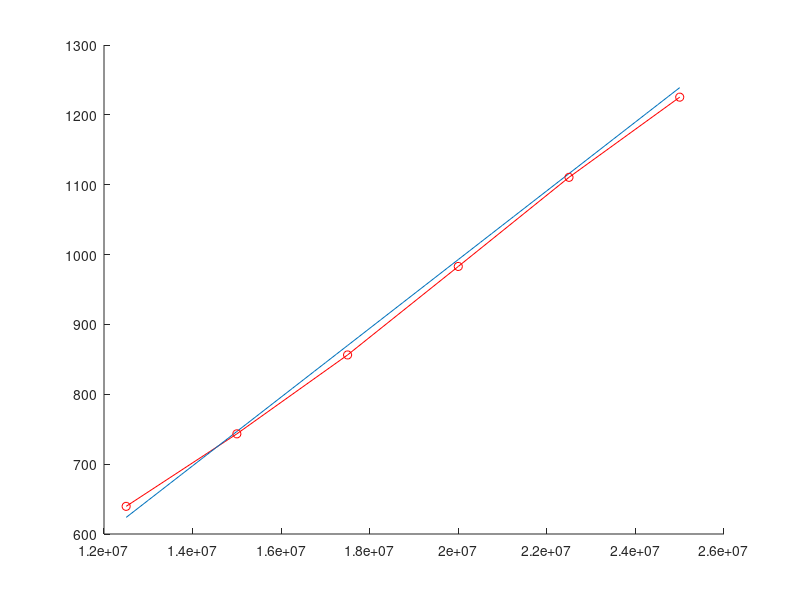
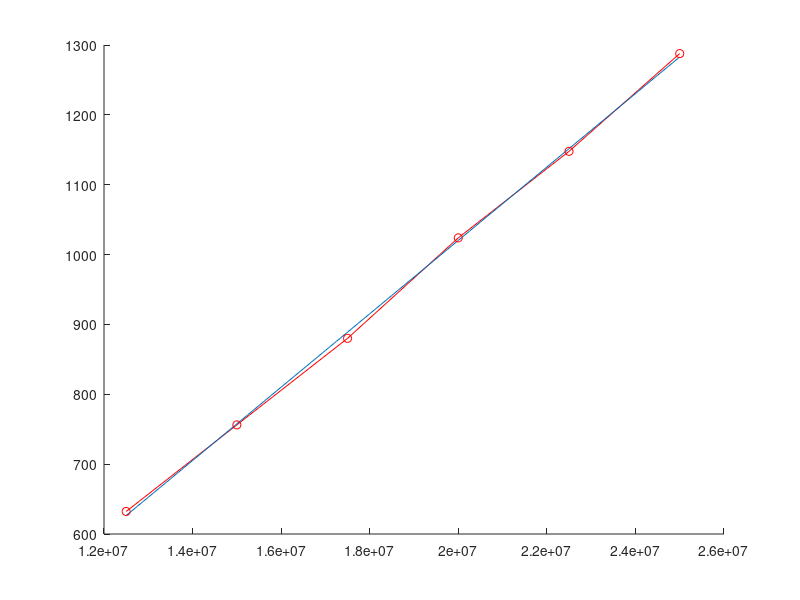
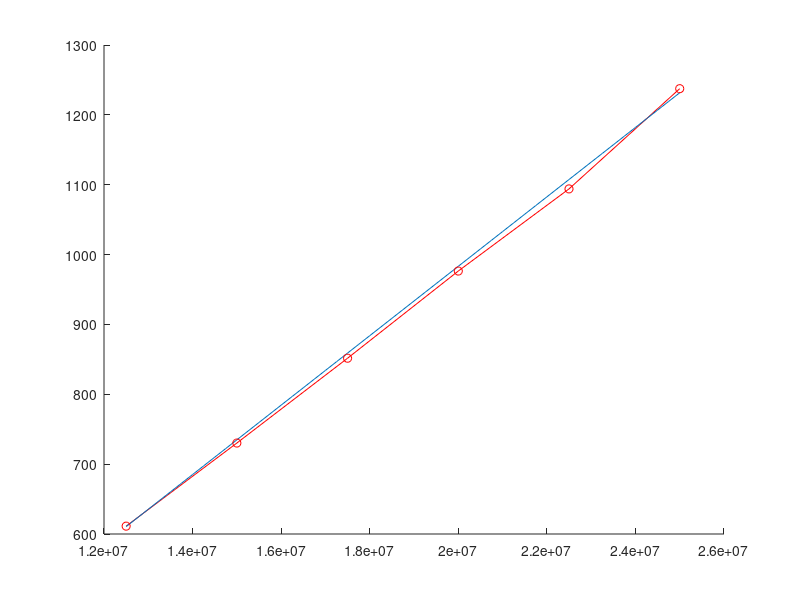

Recreate these plots in MATLAB, in order.

f1 = @(x) 8.4231 + 0.000049223 * x;
figure(1);
xi_za_plot = [12500000:250000:25000000];
hold on;

v1 = [12500000, 639.5781; 15000000, 743.3706; 17500000, 856.3163; 20000000, 983.0072; 22500000, 1110.5553; 25000000, 1225.3377];
plot(v1(:, 1), v1(:, 2), 'r');

plot(xi_za_plot, f1(xi_za_plot));
plot(12500000, 639.5781, 'or');
plot(15000000, 743.3706, 'or')
plot(17500000, 856.3163, 'or')
plot(20000000, 983.0072, 'or')
plot(22500000, 1110.5553, 'or')
plot(25000000, 1225.3377, 'or')
hold off;

f2 = @(x) -30.169 + 0.000052524 * x;
figure(2);
hold on;

v2 = [12500000, 632.2506; 15000000, 756.2031; 17500000, 880.0732; 20000000, 1023.9427; 22500000, 1147.7905; 25000000, 1287.6977];
plot(v2(:, 1), v2(:, 2), 'r');

plot(xi_za_plot, f2(xi_za_plot));
plot(12500000, 632.2506, 'or');
plot(15000000, 756.2031, 'or')
plot(17500000, 880.0732, 'or')
plot(20000000, 1023.9427, 'or')
plot(22500000, 1147.7905, 'or')
plot(25000000, 1287.6977, 'or')
hold off;

f3 = @(x) -10.4764 + 0.000049685 * x;
figure(3);
hold on;

v3 = [12500000, 611.2418; 15000000, 730.1992; 17500000, 851.6333; 20000000, 976.4162; 22500000, 1094.0104; 25000000, 1237.4870];
plot(v3(:, 1), v3(:, 2), 'r');

plot(xi_za_plot, f3(xi_za_plot));
plot(12500000, 611.2418, 'or');
plot(15000000, 730.1992, 'or')
plot(17500000, 851.6333, 'or')
plot(20000000, 976.4162, 'or')
plot(22500000, 1094.0104, 'or')
plot(25000000, 1237.4870, 'or')
hold off;